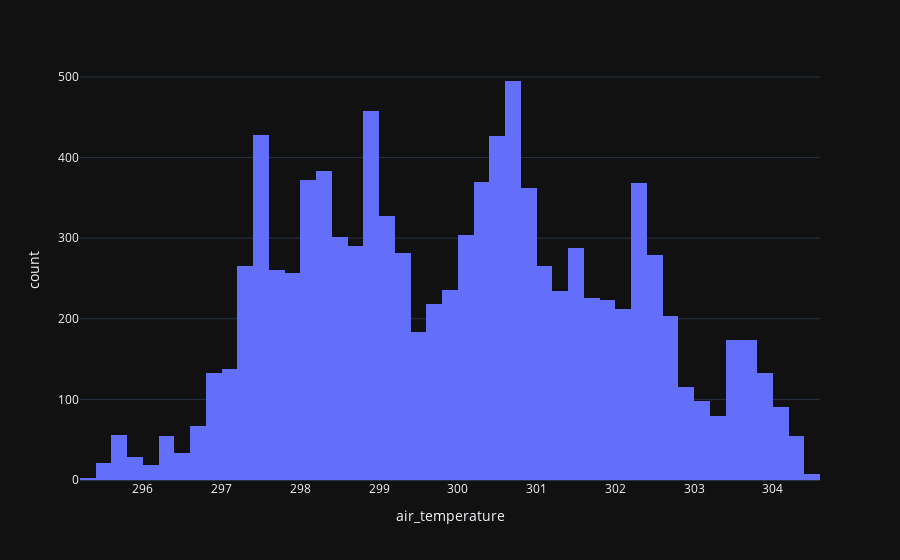

The notebook cell saved with this chart:
### Code cell
px.histogram(df_phyical_factors, x="air_temperature", nbins=50)

### Figure 1 — Plotly figure (JSON) as saved in the notebook; plotly's stock layout.template omitted (floating-point values rounded to 4 significant figures; data arrays with more than 128 entries replaced by an {"elided": "..."} marker saying what was removed)
{"data": [{"bingroup": "x", "hovertemplate": "air_temperature=%{x}<br>count=%{y}<extra></extra>", "legendgroup": "", "marker": {"color": "#636efa", "pattern": {"shape": ""}}, "name": "", "nbinsx": 50, "orientation": "v", "showlegend": false, "x": {"elided": "10000 float values"}, "xaxis": "x", "yaxis": "y", "type": "histogram"}], "layout": {"xaxis": {"anchor": "y", "domain": [0.0, 1.0], "title": {"text": "air_temperature"}}, "yaxis": {"anchor": "x", "domain": [0.0, 1.0], "title": {"text": "count"}}, "legend": {"tracegroupgap": 0}, "margin": {"t": 60}, "barmode": "relative"}}
